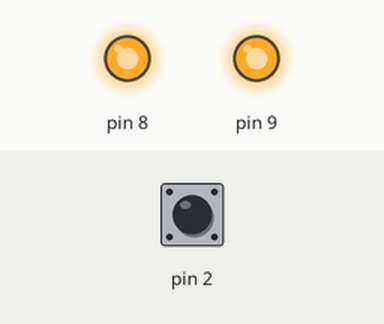
Recording of a sketch running on a simulated Arduino Uno, built with avr-gcc and run on an emulated ATmega328P. Parts: output pins drawn as LEDs (lit = HIGH). The test bench sets the inputs (shaded band); at power-on: pin 2 HIGH.

Above: at 1.2 s.
1.3 s: pin 2 pulled LOW for 0.15 s
At 1.37 s:
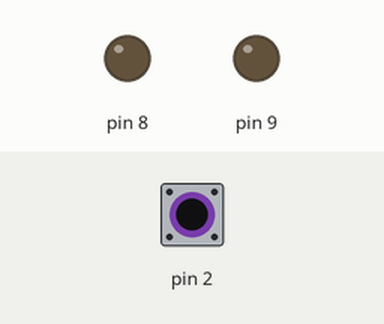
2.9 s: pin 2 pulled LOW for 3.2 s
At 7.1 s:
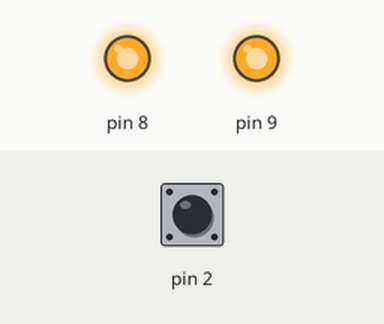
Timing chart, 0 to 8.6 s (numbered marks = the images above; inputs shaded):
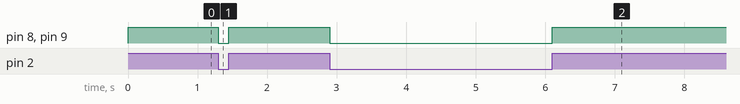

The sketch:

door_intrusion_alarm.ino
```cpp
void setup() {
  pinMode(2, INPUT_PULLUP);
  pinMode(8, OUTPUT);
  pinMode(9, OUTPUT);
}

void loop() {
  if (digitalRead(2) == HIGH) {
    digitalWrite(8, HIGH);
    digitalWrite(9, HIGH);
  } else {
    digitalWrite(8, LOW);
    digitalWrite(9, LOW);
  }

  delay(50);
}
```

Measured:
- after the input at 1.3 s, pin 8, pin 9: HIGH → LOW at once, → HIGH 0.15 s later
- after the input at 2.9 s, pin 8, pin 9: HIGH → LOW at once, → HIGH 3.2 s later
